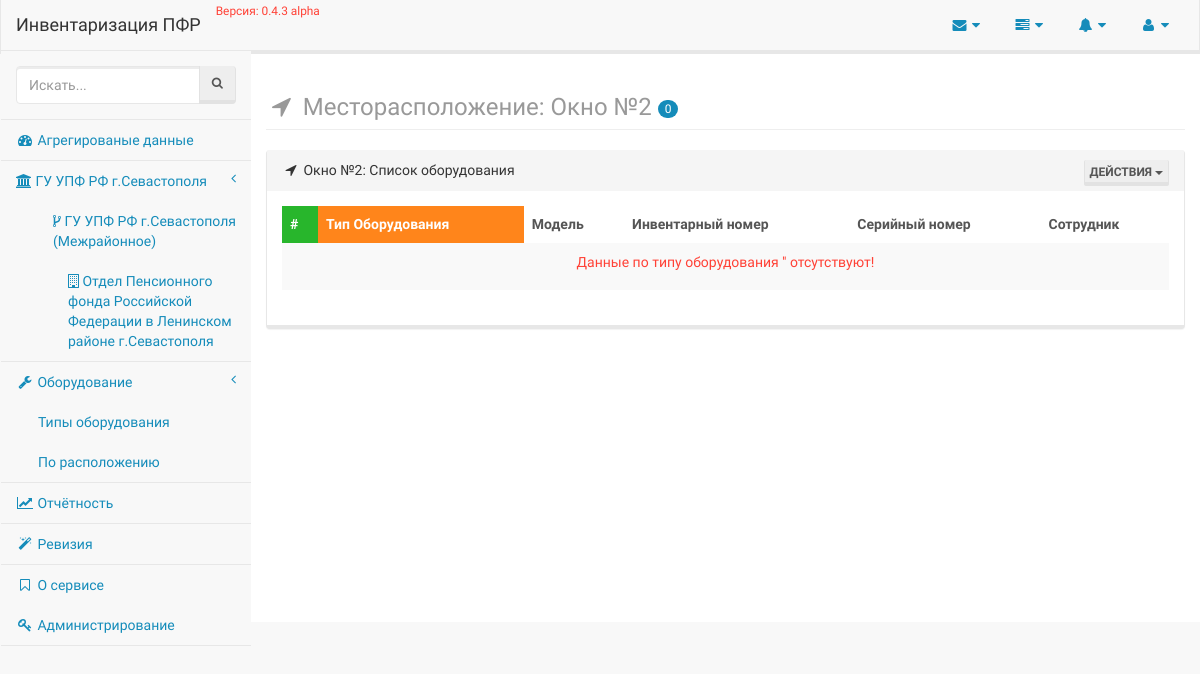
Page /equipments/emplacement/2 on the earlier database version.
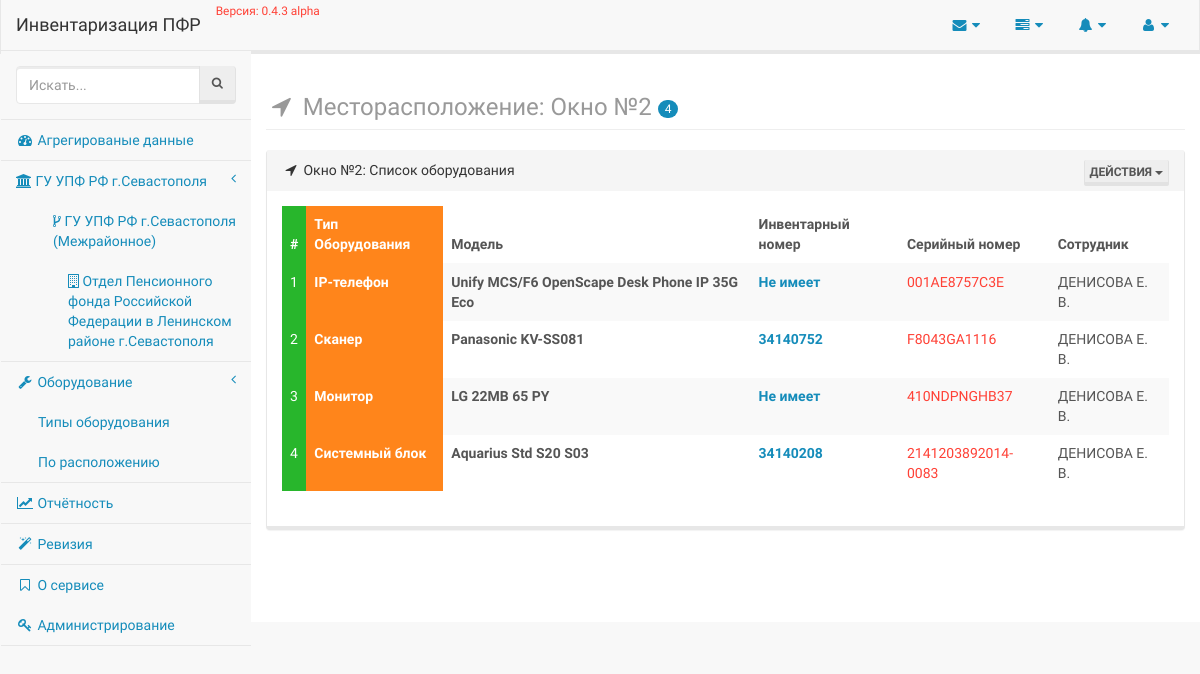
Same page on the later database version.
### employee/models/organisation.py (models this page shows, shortened)
class Organisation(models.Model):
    title = models.CharField(_('Наименование'), max_length=80, unique=True, db_index=True)
    short_title = models.CharField(_('Краткое наименование'), max_length=40, unique=True, null=True, blank=True)
    parent = models.ForeignKey('self', related_name='subordinates', default=0, blank=True, null=True, verbose_name='В подчинении')
    @staticmethod
    def all():
        return Organisation.objects.all()
    class Meta:
        verbose_name = _('Организация')
        verbose_name_plural = _('Организации')
        app_label = 'employee'

### equipment/models/equipment.py (models this page shows, shortened)
class Equipment(models.Model):
    type = models.ForeignKey(
        EquipmentTypes,
        verbose_name='Тип оборудования',
        help_text='Выберите к какому типу принадлежит создаваемое оборудование'
    )
    serial_number = models.CharField(
        'Серийный номер',
        max_length=25,
        null=True,
        blank=True,
        help_text='Заводской номер оборудования, может содержать цифры и символы, допускается его отсутствие'
    )
    inventory_number = models.IntegerField(
        'Инвентарный номер',
        null=True,
        blank=True,
        help_text='Инвентарный номер оборудования, допускаются только цифровые идентификаторы'
    )
    model = models.CharField(
        'Модель',
        max_length=100,
        help_text='Марка оборудования, модель или другая информация'
    )
    responsible = models.ForeignKey(
        Employee,
        verbose_name='Ответственное лицо',
        help_text='Сотрудник ПФР за которым закрепленна техника'
    )
    note = models.TextField(
        'Примечание',
        blank=True,
        null=True
    )
    created_at = models.DateTimeField(
        'Созданно',
        auto_now_add=True
    )
    updated_at = models.DateTimeField(
        'Обновленно',
        auto_now=True
    )
    revised_at = models.DateTimeField(
        'Ревизия',
        blank=True,
        null=True,
        help_text='Дата проведения последней ревизии'
    )
    class Meta:
        verbose_name = 'Оборудование'
        verbose_name_plural = 'Учётные единицы'
        app_label = 'equipment'
        ordering = ['-created_at']
    objects = EquipmentsManager()

### equipment/models/equipment_types.py (models this page shows, shortened)
class EquipmentTypes(models.Model):
    value = models.CharField('Значение', max_length=50, unique=True, db_index=True)
    annotation = EquipmentTypesAnnotation()
    equipments = EquipmentsTypeManager()
    objects = models.Manager()
    class Meta:
        verbose_name = 'Тип оборудования'
        verbose_name_plural = 'Типы оборудования'
        app_label = 'equipment'
        ordering = ['value']

### employee/models/employee.py (models this page shows, shortened)
class Employee(models.Model):
    STATES = [
        [True, _('Работает')],
        [False, _('Уволен')]
    ]
    POSITIONS = [
        [1, _('Специалист-эксперт')],
        [2, _('Ведущий специалист-эксперт')],
        [3, _('Главный специалист-эксперт')],
        [4, _('Старший инспектор')],
        [5, _('Специалист-эксперт (по автоматизации)')],
        [6, _('Руководитель группы')],
        [7, _('Заместитель начальника отдела')],
        [8, _('Начальник отдела')],
        [9, _('Ведущий специалист-эксперт (юрисконсульт)')],
        [10, _('Руководитель клиентской службы')],
        [11, _('Архивариус')],
    ]
    surname = models.CharField(_('Фамилия'), max_length=50, db_index=True)
    firstname = models.CharField(_('Имя'), max_length=25)
    middlename = models.CharField(_('Отчество'), max_length=25)
    organisation = models.ForeignKey(Organisation, verbose_name='Сотрудник организации')
    department = models.ForeignKey(Department, verbose_name='Подразделение', blank=True, null=True)
    phone = models.CharField(_('Телефон'), max_length=25, blank=True, null=True)
    location = models.ForeignKey(Location, verbose_name='Месторасположение', blank=True, null=True)
    updated_at = models.DateTimeField(_('Дата последнего изменения'), auto_now=True)
    created_at = models.DateTimeField(_('Дата создания'), auto_now_add=True)
    state = models.BooleanField(_('Состояние'), choices=STATES, default=True)
    position = models.IntegerField(_('Должность'), choices=POSITIONS, default=1)
    def short_full_name(self):
        return '%s %s. %s.' % (self.surname, self.firstname[:1], self.middlename[:1])
    class Meta:
        verbose_name = _('Сотрудник')
        verbose_name_plural = _('Сотрудники')
        ordering = ['id']
        app_label = 'employee'

### equipment/views.py (the view, shortened to what this page needs)
# urls.py: url(r'^emplacement/(?P<pk>\d+)$', EquipmentEmplacementView.as_view(), name='emplacement'),
class EquipmentEmplacementView(DetailView):
    template_name = 'equipment/location.html'
    page_title = 'Месторасположение: '
    context_object_name = 'location'
    queryset = Location.objects.all()
    def get_context_data(self, **kwargs):
        context = super(EquipmentEmplacementView, self).get_context_data(**kwargs)
        self.page_title += self.object.emplacement
        context['equipments'] = Equipment.objects.filter(responsible__location_id=self.object.pk)
        context['equipments_location_count'] = str(context['equipments'].count())
        return context
    def get(self, request, *args, **kwargs):
        if 'xls' in request.GET:
            return self._render_type_report(kwargs.get('pk'))
        return super(EquipmentEmplacementView, self).get(request, *args, **kwargs)

### employee/templatetags/organisations_menu.py (called while the page is built)
@register.inclusion_tag('partials/organisations_menu.html')
def organisations_menu():
    menu = Organisation.all().filter(parent=None)
    return {'menu': menu}

### events/templatetags/events.py (called while the page is built)
@register.inclusion_tag('partials/_events.html')
def events():
    logs = LogEntry.objects.select_related('content_type').all().order_by('-action_time')[:10]
    return {'events': logs}

### inventory/__init__.py (called while the page is built)
def appname(request):
    return {'appname': __appname__}

def app_version(request):
    return {'app_version': __version__}

### equipment/templates/equipment/location.html (shortened to what this page needs)
{% extends 'layouts/application.html' %}
{% block content %}
    <div class="row">
        <h3 class="page-header text-muted">
            <i class="fa fa-location-arrow fa-fw"></i>
            {{ view.page_title }} <span class="badge">{{ equipments_location_count }}</span>
        </h3>
        {% include 'equipment/partials/_location_list.html' %}
    </div>
{% endblock %}

### templates/partials/organisations_menu.html
{% for item in menu %}
    <li>
        <a href="{% url 'employee:list' pk=item.pk %}">
            <span class="fa fa-institution"> </span>
            {{ item.title }}
            <span class="fa arrow"></span>
        </a>
            <ul class="nav nav-third-level">
                {% for subordinate in item.subordinates.all %}
                    <li>
                        <a href="{% url 'employee:list' pk=subordinate.pk %}">
                            <span class="fa fa-code-fork"> </span>
                            {{ subordinate.title }}
                        </a>
                            <ul class="nav nav-fourth-level">
                                {% for sub in subordinate.subordinates.all %}
                                    <li>
                                        <a href="{% url 'employee:list' pk=sub.pk %}">
                                            <span class="fa fa-building-o"> </span>
                                            {{ sub.title }}
                                        </a>
                                    </li>
                                {% endfor %}
                            </ul>
                    </li>
                {% endfor %}
            </ul>
    </li>
{% endfor %}

### equipment/templates/equipment/partials/_location_list.html (shortened to what this page needs)
<div class="panel panel-default">
    <div class="panel-heading">
        <i class="fa fa-location-arrow fa-fw"></i> {{ location.emplacement }}: Список оборудования
        <div class="pull-right">
            <div class="btn-group">
                <button type="button" class="btn btn-default btn-xs dropdown-toggle" data-toggle="dropdown">
                    Действия
                    <span class="caret"></span>
                </button>
            </div>
        </div>
    </div>
    <div class="panel-body">
        <div class="row">
            <div class="col-lg-12">
                <div class="table-responsive">
                    <table class="table table-hover table-striped">
                        <thead>
                            <tr>
                                <th class="success">#</th>
                                <th class="warning text-warning">Тип Оборудования</th>
                                <th><b>Модель</b></th>
                                <th>Инвентарный номер</th>
                                <th>Серийный номер</th>
                                <th>Сотрудник</th>
                            </tr>
                        </thead>
                        <tbody>
                            {% for equipment in equipments %}
                                <tr>
                                    <td class="success">
                                        {{ forloop.counter }}
                                    </td>
                                    <td class="warning text-warning">
                                        <b>{{ equipment.type.value }}</b>
                                    </td>
                                    <td>
                                        <b>{{ equipment.model }}</b>
                                    </td>
                                    <td class="text-primary"><b>{{ equipment.inventory_number|default:'Не имеет' }}</b></td>
                                    <td class="text-danger">{{ equipment.serial_number|default:'Не имеет' }}</td>
                                    <td class="text-uppercase">{{ equipment.responsible.short_full_name }}</td>
                                </tr>
                            {% empty %}
                                <td colspan="7">
                                    <p class="text-center text-danger">Данные по типу оборудования '{{ type.value|lower }}' отсутствуют!</p>
                                </td>
                            {% endfor %}
                        </tbody>
                    </table>
                </div>
            </div>
        </div>
    </div>
</div>

Differences in the rows shown:
added Equipment: type.value "IP-телефон", model "Unify MCS/F6 OpenScape Desk Phone IP 35G Eco", inventory_number "Не имеет", serial_number "001AE8757C3E", responsible.short_full_name "ДЕНИСОВА Е. В."
added Equipment: type.value "Сканер", model "Panasonic KV-SS081", inventory_number "34140752", serial_number "F8043GA1116", responsible.short_full_name "ДЕНИСОВА Е. В."
added Equipment: type.value "Монитор", model "LG 22MB 65 PY", inventory_number "Не имеет", serial_number "410NDPNGHB37", responsible.short_full_name "ДЕНИСОВА Е. В."
added Equipment: type.value "Системный блок", model "Aquarius Std S20 S03", inventory_number "34140208", serial_number "2141203892014-0083", responsible.short_full_name "ДЕНИСОВА Е. В."
Other differences:
{{ equipments_location_count }}: "0" → "4"
text no longer shown: "Данные по типу оборудования ' ' отсутствуют!"
